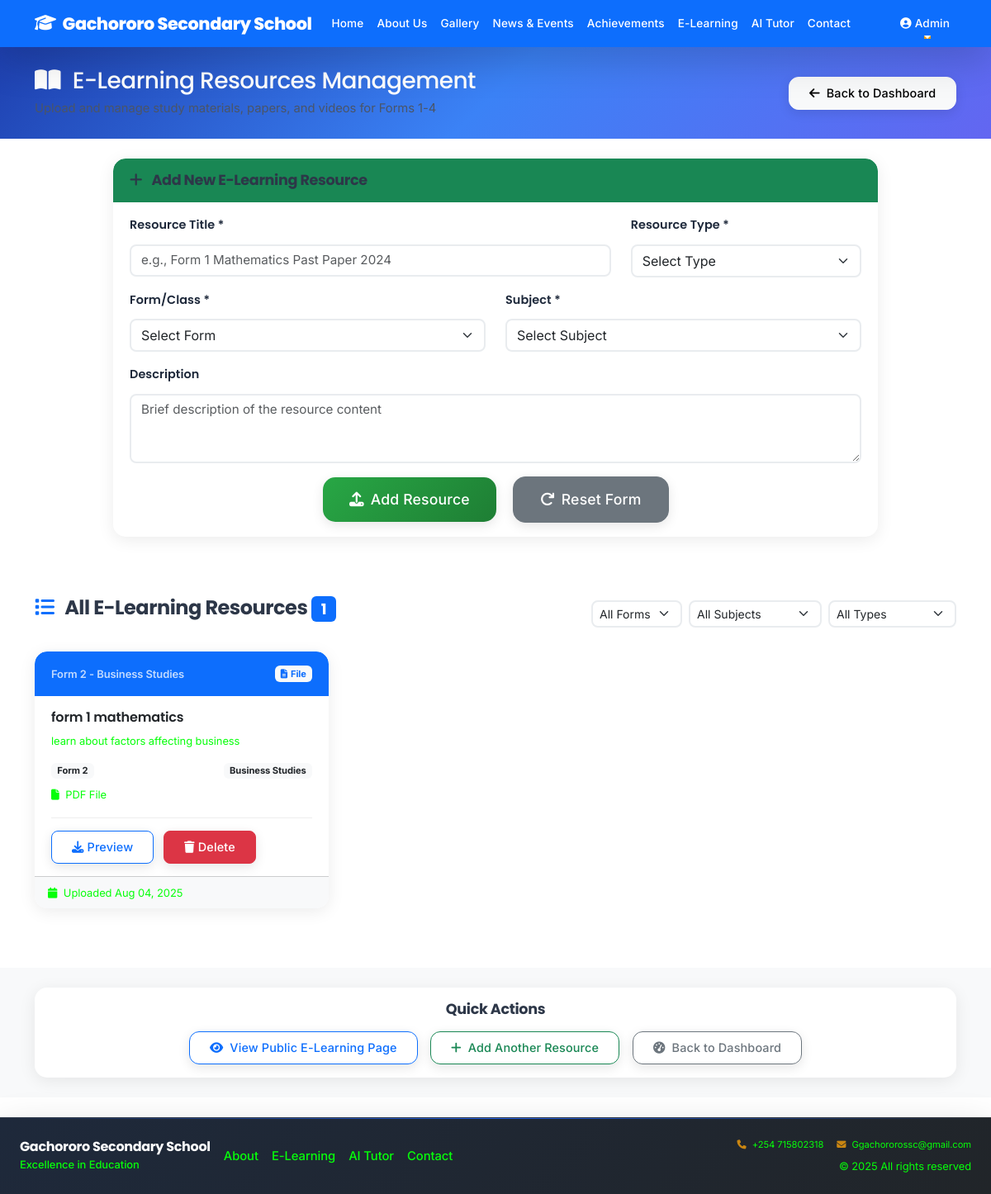
The app's page /admin/manage-elearning (signed in), older data.
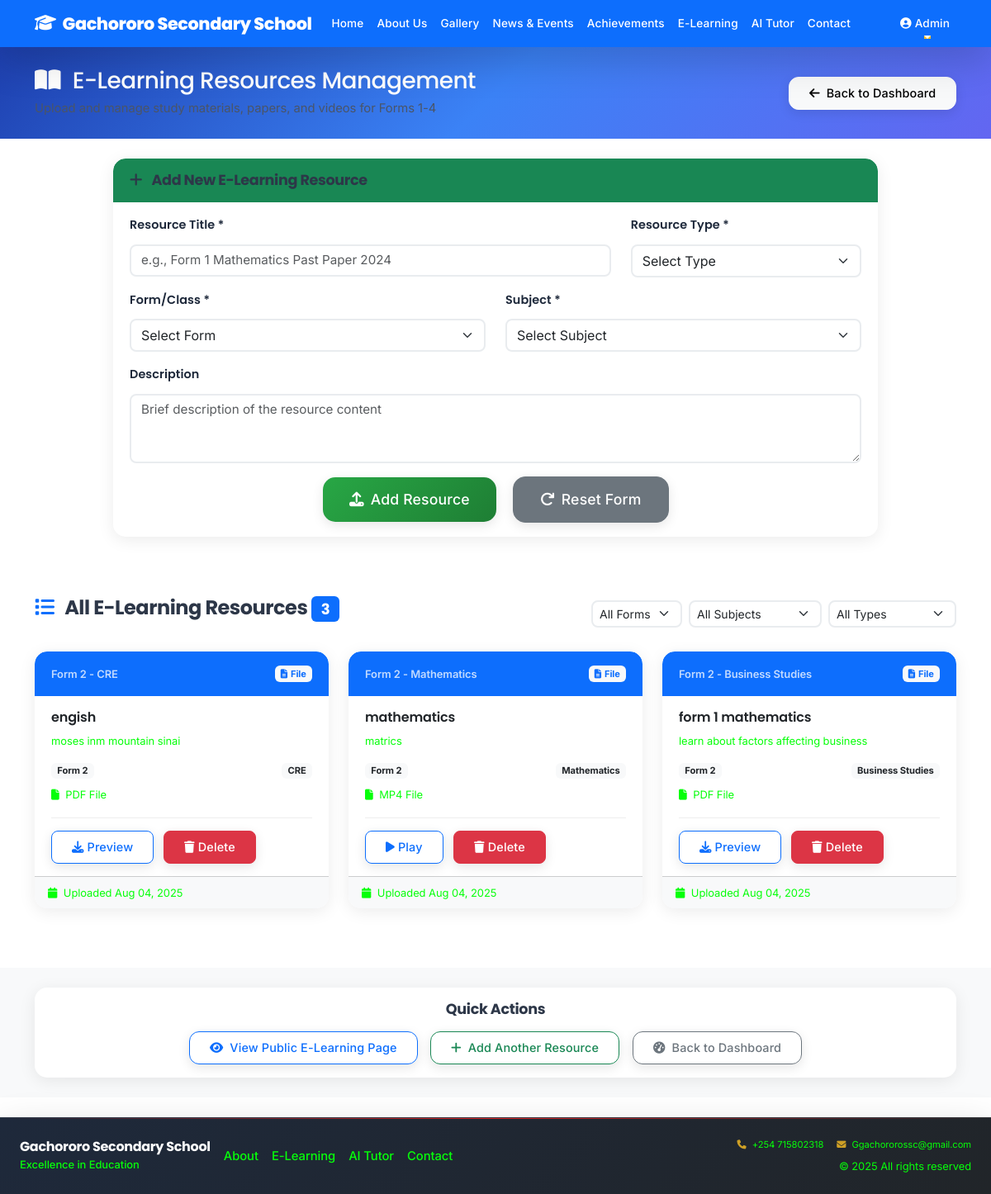
The same page, newer data.
### models.py (models this page shows, shortened)
class ELearningResource(db.Model):
    id = db.Column(db.Integer, primary_key=True)
    title = db.Column(db.String(200), nullable=False)
    form = db.Column(db.String(20), nullable=False)  # Form 1, Form 2, etc.
    subject = db.Column(db.String(100), nullable=False)
    description = db.Column(db.Text)
    resource_type = db.Column(db.String(20), nullable=False)  # 'file' or 'youtube'
    filename = db.Column(db.String(200))  # For uploaded files
    youtube_url = db.Column(db.String(500))  # For YouTube videos
    date_uploaded = db.Column(db.DateTime, default=datetime.utcnow)

### app.py (the view, shortened to what this page needs)
@app.route('/admin/manage-elearning', methods=['GET', 'POST'])
@login_required
def manage_elearning():
    resources = ELearningResource.query.order_by(ELearningResource.date_uploaded.desc()).all()
    forms = ['Form 1', 'Form 2', 'Form 3', 'Form 4']
    subjects = ['Mathematics', 'English', 'Kiswahili', 'Biology', 'Chemistry', 'Physics',
                'History', 'Geography', 'CRE', 'Business Studies', 'Agriculture']
    return render_template('admin/manage_elearning.html',
                         resources=resources,
                         forms=forms,
                         subjects=subjects)

### app.py (called while the page is built)
@login_manager.user_loader
def load_user(user_id):
    return User.query.get(int(user_id))

@app.context_processor
def inject_global_vars():
    try:
        current_theme = ThemeSettings.query.filter_by(is_active=True).first()
        theme_name = current_theme.theme_name if current_theme else 'blue'
        active_video = VideoSettings.query.filter_by(is_active=True).first()
        return {
            'current_theme': theme_name,
            'active_video': active_video
        }
    except:
        return {
            'current_theme': 'blue',
            'active_video': None
        }

### templates/admin/manage_elearning.html (shortened to what the changed rows need)
{% extends "base.html" %}
{% block content %}
<section class="admin-header bg-primary text-white py-4">
    <div class="container">
        <div class="row align-items-center">
            <div class="col-md-8">
                <h1 class="h3 mb-1">
                    <i class="fas fa-book-open me-2"></i>
                    E-Learning Resources Management
                </h1>
            </div>
        </div>
    </div>
</section>
<section class="py-5">
    <div class="container">
        <div class="row">
            <div class="col-12 mb-4">
                <div class="d-flex justify-content-between align-items-center flex-wrap">
                    <h3>
                        <i class="fas fa-list text-primary me-2"></i>
                        All E-Learning Resources
                        {% if resources %}
                            <span class="badge bg-primary">{{ resources|length }}</span>
                        {% endif %}
                    </h3>
                </div>
            </div>
        </div>
        {% if resources %}
            <div class="row" id="resources-grid">
                {% for resource in resources %}
                    <div class="col-lg-4 col-md-6 mb-4 resource-item"
                         data-form="{{ resource.form }}"
                         data-subject="{{ resource.subject }}"
                         data-type="{{ resource.resource_type }}">
                        <div class="card resource-admin-card h-100">
                            <div class="card-header d-flex justify-content-between align-items-center
                                        {% if resource.resource_type == 'file' %}bg-primary text-white{% else %}bg-danger text-white{% endif %}">
                                <div>
                                    <small class="opacity-75">{{ resource.form }} - {{ resource.subject }}</small>
                                </div>
                                <span class="badge {% if resource.resource_type == 'file' %}bg-light text-primary{% else %}bg-light text-danger{% endif %}">
                                    {% if resource.resource_type == 'file' %}
                                        <i class="fas fa-file-alt me-1"></i>File
                                    {% else %}
                                        <i class="fab fa-youtube me-1"></i>YouTube
                                    {% endif %}
                                </span>
                            </div>
                            <div class="card-body">
                                <h6 class="card-title">{{ resource.title }}</h6>
                                {% if resource.description %}
                                    <p class="card-text text-muted small mb-3">
                                        {{ resource.description[:100] }}{% if resource.description|length > 100 %}...{% endif %}
                                    </p>
                                {% endif %}
                                <div class="resource-info mb-3">
                                    <div class="d-flex justify-content-between align-items-center mb-2">
                                        <span class="badge bg-light text-dark">{{ resource.form }}</span>
                                        <span class="badge bg-light text-dark">{{ resource.subject }}</span>
                                    </div>
                                    {% if resource.resource_type == 'file' and resource.filename %}
                                        <div class="file-info">
                                            <small class="text-muted">
                                                <i class="fas fa-file me-1"></i>
                                                {{ resource.filename.split('.')[-1].upper() }} File
                                            </small>
                                        </div>
                                    {% endif %}
                                </div>
                                <div class="resource-actions">
                                    {% if resource.resource_type == 'file' and resource.filename %}
                                        {% if resource.filename.endswith(('.pdf', '.doc', '.docx')) %}
                                            <a href="{{ url_for('papers_file', filename=resource.filename) }}"
                                               class="btn btn-outline-primary btn-sm me-2" target="_blank">
                                                <i class="fas fa-download me-1"></i>Preview
                                            </a>
                                        {% else %}
                                            <a href="{{ url_for('videos_file', filename=resource.filename) }}"
                                               class="btn btn-outline-primary btn-sm me-2" target="_blank">
                                                <i class="fas fa-play me-1"></i>Play
                                            </a>
                                        {% endif %}
                                    {% elif resource.resource_type == 'youtube' and resource.youtube_url %}
                                        <a href="{{ resource.youtube_url }}"
                                           class="btn btn-outline-danger btn-sm me-2" target="_blank">
                                            <i class="fab fa-youtube me-1"></i>Watch
                                        </a>
                                    {% endif %}
                                    <a href="{{ url_for('delete_elearning', resource_id=resource.id) }}"
                                       class="btn btn-danger btn-sm"
                                       onclick="return confirm('Are you sure you want to delete this resource?')">
                                        <i class="fas fa-trash me-1"></i>Delete
                                    </a>
                                </div>
                            </div>
                            <div class="card-footer bg-light">
                                <small class="text-muted">
                                    <i class="fas fa-calendar me-1"></i>
                                    Uploaded {{ resource.date_uploaded.strftime('%b %d, %Y') }}
                                </small>
                            </div>
                        </div>
                    </div>
                {% endfor %}
            </div>
        {% else %}
            <div class="text-center text-muted py-5" id="empty-state">
                <i class="fas fa-book-open fa-4x mb-3"></i>
                <h3>No E-Learning Resources</h3>
                <p>Add your first learning resource using the form above.</p>
            </div>
        {% endif %}
    </div>
</section>
{% endblock %}

Row changes from the older to the newer data that the page shows:
added ELearningResource: form "Form 2", subject "CRE", resource_type "file" (drawn), title "engish", description "moses inm mountain sinai", filename.split "PDF", date_uploaded "Aug 04, 2025"
added ELearningResource: form "Form 2", subject "Mathematics", resource_type "file" (drawn), title "mathematics", description "matrics", filename.split "MP4", date_uploaded "Aug 04, 2025"
Text that changed along with them:
{{ resources|length }}: "1" → "3"
